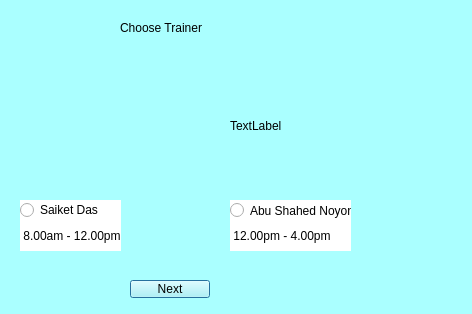
<?xml version="1.0" encoding="UTF-8"?>
<ui version="4.0">
 <class>secpage</class>
 <widget class="QDialog" name="secpage">
  <property name="geometry">
   <rect>
    <x>0</x>
    <y>0</y>
    <width>472</width>
    <height>314</height>
   </rect>
  </property>
  <property name="windowTitle">
   <string>Dialog</string>
  </property>
  <property name="styleSheet">
   <string notr="true">background-color: rgb(170, 255, 255);</string>
  </property>
  <widget class="QLabel" name="label">
   <property name="geometry">
    <rect>
     <x>0</x>
     <y>50</y>
     <width>141</width>
     <height>151</height>
    </rect>
   </property>
   <property name="styleSheet">
    <string notr="true">image: url(:/images/saiket.jpg);</string>
   </property>
   <property name="text">
    <string/>
   </property>
  </widget>
  <widget class="QLabel" name="label_3">
   <property name="geometry">
    <rect>
     <x>230</x>
     <y>50</y>
     <width>111</width>
     <height>151</height>
    </rect>
   </property>
   <property name="styleSheet">
    <string notr="true">image: url(:/images/noyon.jpg);</string>
   </property>
   <property name="text">
    <string>TextLabel</string>
   </property>
  </widget>
  <widget class="QLabel" name="label_2">
   <property name="geometry">
    <rect>
     <x>20</x>
     <y>220</y>
     <width>101</width>
     <height>31</height>
    </rect>
   </property>
   <property name="styleSheet">
    <string notr="true">
background-color: rgb(255, 255, 255);</string>
   </property>
   <property name="text">
    <string> 8.00am - 12.00pm</string>
   </property>
  </widget>
  <widget class="QLabel" name="label_4">
   <property name="geometry">
    <rect>
     <x>230</x>
     <y>220</y>
     <width>121</width>
     <height>31</height>
    </rect>
   </property>
   <property name="styleSheet">
    <string notr="true">background-color: rgb(255, 255, 255);</string>
   </property>
   <property name="text">
    <string> 12.00pm - 4.00pm</string>
   </property>
  </widget>
  <widget class="QLabel" name="label_5">
   <property name="geometry">
    <rect>
     <x>120</x>
     <y>20</y>
     <width>121</width>
     <height>16</height>
    </rect>
   </property>
   <property name="styleSheet">
    <string notr="true">font: 900 12pt &quot;Segoe UI Black&quot;;</string>
   </property>
   <property name="text">
    <string>Choose Trainer </string>
   </property>
  </widget>
  <widget class="QPushButton" name="pushButton_next">
   <property name="geometry">
    <rect>
     <x>130</x>
     <y>280</y>
     <width>80</width>
     <height>18</height>
    </rect>
   </property>
   <property name="cursor">
    <cursorShape>PointingHandCursor</cursorShape>
   </property>
   <property name="text">
    <string>Next</string>
   </property>
  </widget>
  <widget class="QRadioButton" name="saibutton">
   <property name="geometry">
    <rect>
     <x>20</x>
     <y>200</y>
     <width>101</width>
     <height>20</height>
    </rect>
   </property>
   <property name="styleSheet">
    <string notr="true">background-color: rgb(255, 255, 255);</string>
   </property>
   <property name="text">
    <string>Saiket Das</string>
   </property>
  </widget>
  <widget class="QRadioButton" name="abubutton">
   <property name="geometry">
    <rect>
     <x>230</x>
     <y>200</y>
     <width>121</width>
     <height>21</height>
    </rect>
   </property>
   <property name="styleSheet">
    <string notr="true">
background-color: rgb(255, 255, 255);</string>
   </property>
   <property name="text">
    <string>Abu Shahed Noyon</string>
   </property>
  </widget>
 </widget>
 <resources/>
 <connections/>
</ui>
